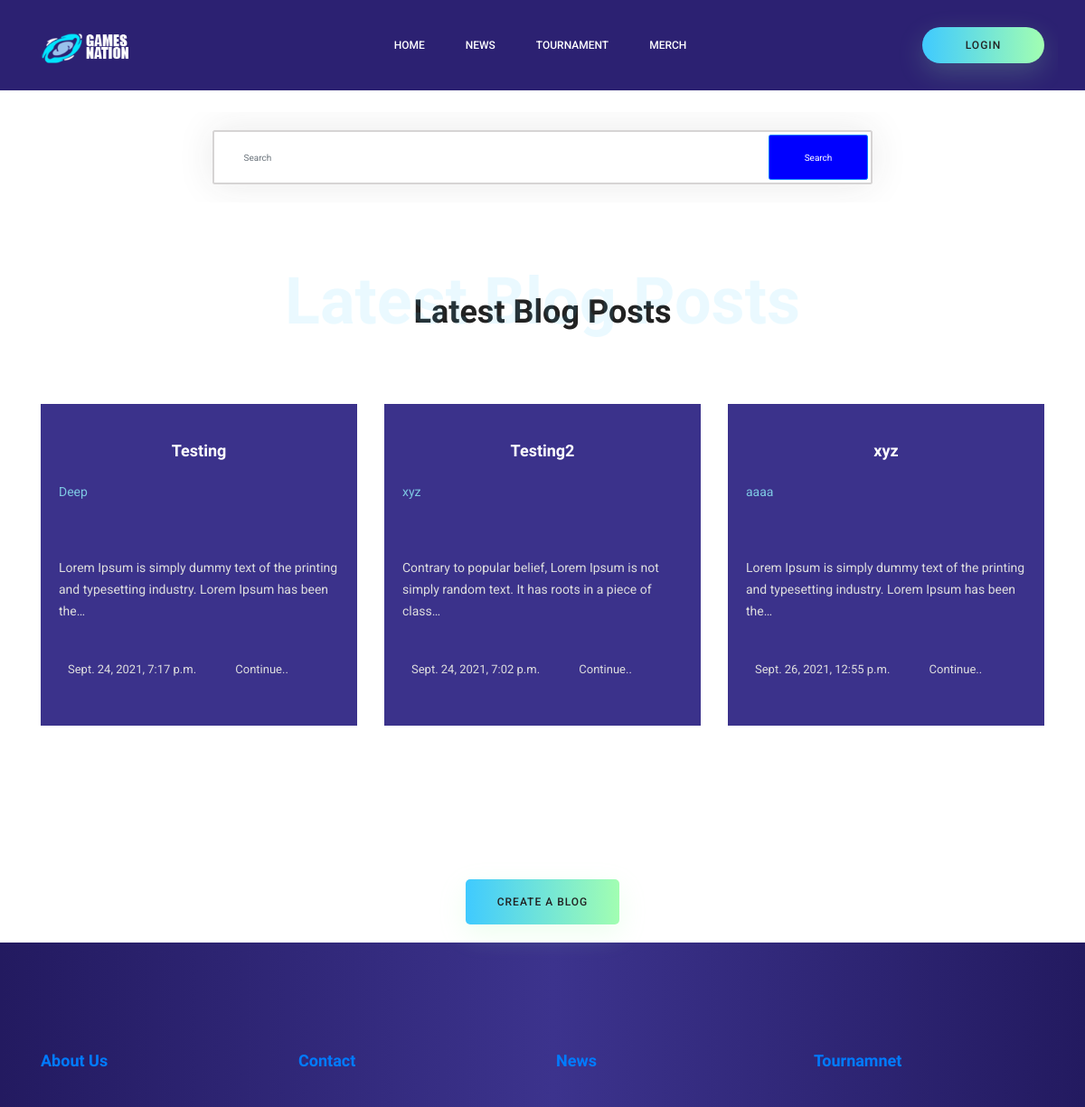
The page /blog/ on the database as committed earlier.
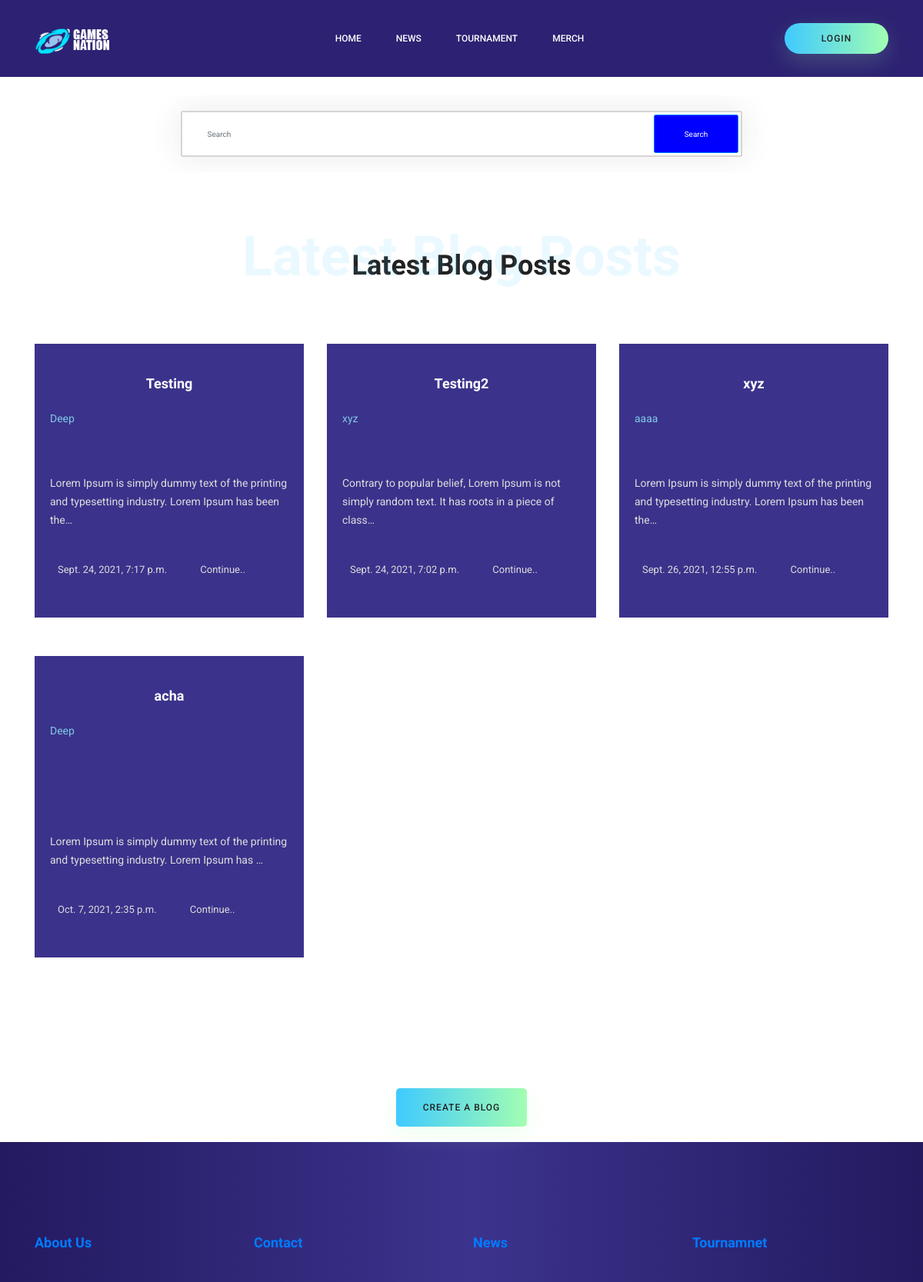
The same page on the database as committed later.
### base/models.py (models this page shows, shortened)
class Post(models.Model):
        sno = models.AutoField(primary_key=True)
        title = models.CharField(max_length=255)
        content = RichTextField(blank=True, null=True)
        author = models.CharField(max_length=255)
        slug = models.CharField(max_length=200)
        timeStamp = models.DateTimeField(blank=True)
        def __str__(self):
                return 'Message from ' +self.title + ' by ' + self.author

### base/views.py (the view)
# urls.py: path('blog/', views.blog, name='blog'),
def blog(request):
    allPosts = Post.objects.all()
    print(allPosts)
    context = {'allPosts': allPosts}
    return render(request , 'blog.html', context)

### base/templates/base/blog.html (shortened to what this page needs)
{% extends 'index.html' %}
{% load static %}
{% block content %}
<div class="container" style="margin-top:100px">
<form action="/search/" method="get">
    <div class="row height d-flex justify-content-center align-items-center">
        <div class="col-md-8">
            <div class="search" style="font-size:18px">  <input type="text" class="form-control" placeholder="Search" name="query" id="search"> <button class="btn btn-primary" type="submit" >Search</button> </div>
        </div>
    </div>
    </form>
</div>
<section class="blog_area">
    <div class="container">
        <div class="row">
            <div class="col-lg-12">
                <div class="main_title">
                    <h2>Latest Blog Posts</h2>
                    <h1>Latest Blog Posts</h1>
                </div>
            </div>
        </div>
        <div class="row">
            {% for post in allPosts %}
            <div class="col-lg-4 col-md-6" style="margin-bottom:50px">
                <div class="blog_items">
                    <div class="blog_content">
                       <center> <a class="title" href="/blogpost/{{post.slug}}">{{post.title}}</a></center>
                        <p style="color:#7EC8E3">{{post.author}}</p>
                        <p>{{post.content| truncatechars:100 | safe  }}</p>
                        <div class="date">
                            <a href="#">{{post.timeStamp}} </a>
                            <a href="/blogpost/{{post.slug}}"> Continue..</a>
                        </div>
                    </div>
                </div>
            </div>
            {% endfor %}
        </div>
    </div>
</section>
<center><a href="/create" class="primary_btn" style="margin-bottom:20px">Create a Blog</a></center>
{% endblock content %}

Rows that differ between the two databases and show on the page:
added Post: title "acha", author "Deep", content "Lorem Ipsum is simply dummy text of the printing and typesetting industry. Lorem Ipsum has …", timeStamp "Oct. 7, 2021, 2:35 p.m."
